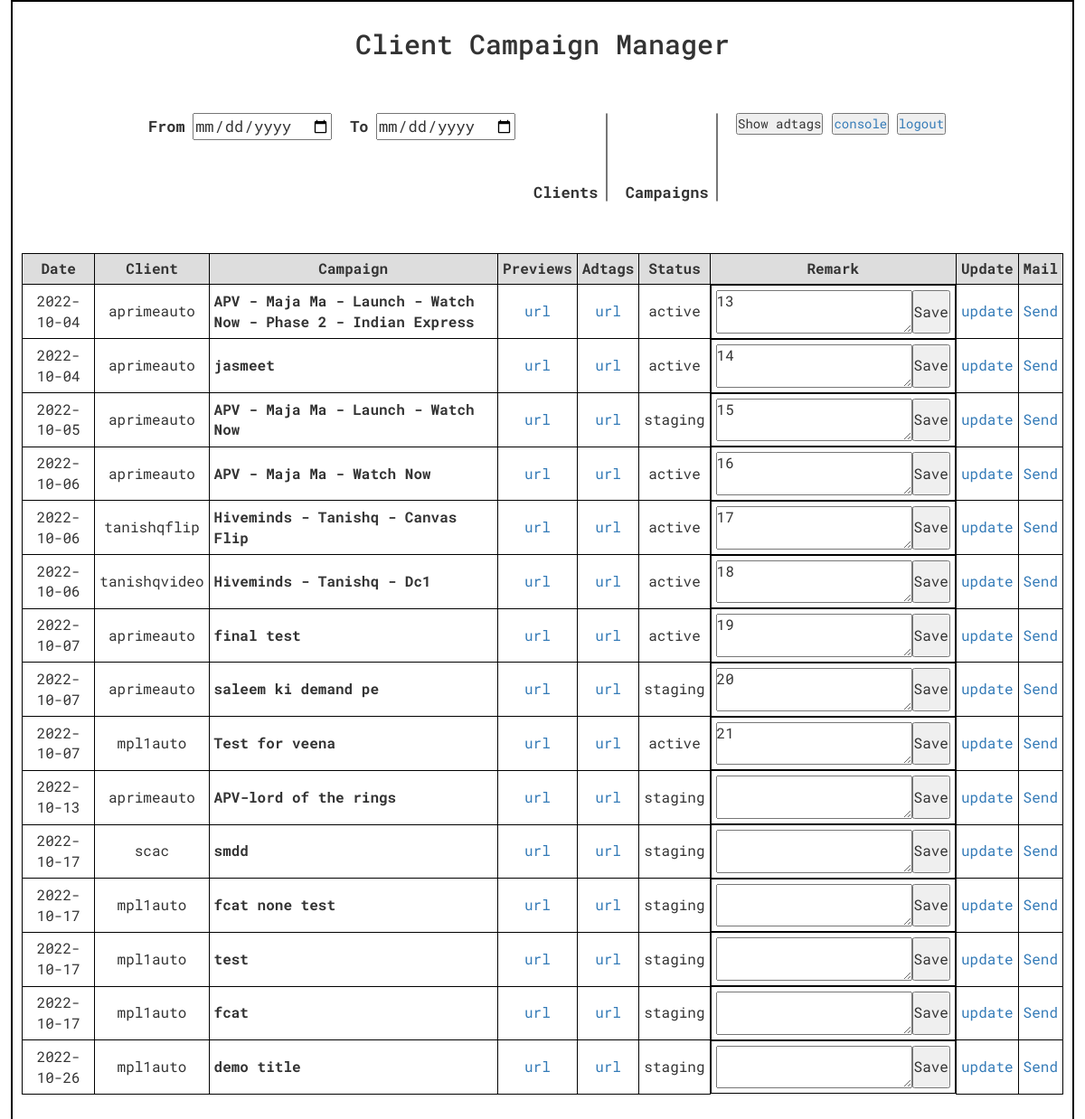
Page /adtag/index.php (signed in) on the committed database.
### tables this page shows
CREATE TABLE `adtagdata` (
  `id` int(100) NOT NULL,
  `date` date NOT NULL DEFAULT current_timestamp(),
  `create_time` time NOT NULL DEFAULT current_timestamp(),
  `developer_name` varchar(200) NOT NULL,
  `update_time` datetime NOT NULL DEFAULT current_timestamp(),
  `update_developer_name` varchar(255) NOT NULL,
  `active_time` datetime NOT NULL,
  `analytic_name` varchar(100) NOT NULL,
  `adtag_type` varchar(100) NOT NULL,
  `geo` varchar(100) NOT NULL,
  `fcat_n` varchar(8) NOT NULL,
  `campaign_name` varchar(100) NOT NULL,
  `master_client` varchar(100) NOT NULL,
  `client` varchar(100) NOT NULL,
  `fcat` varchar(100) NOT NULL,
  `publisher` varchar(100) NOT NULL,
  `dims` varchar(200) NOT NULL,
  `status` varchar(12) NOT NULL,
  `approval` varchar(3) NOT NULL DEFAULT '0',
  `client_name` varchar(200) NOT NULL,
  `client_time` datetime NOT NULL,
  `remark` varchar(1000) NOT NULL,
  `status_v` varchar(20) NOT NULL DEFAULT 'staging',
  `veena_name` varchar(100) NOT NULL,
  `veena_time` datetime NOT NULL
);

### adtag/index.php (the view, shortened to what this page needs)
<?php
include "includes/connection.php";
?>
<!DOCTYPE html>
<html lang="en">
<head>
  <?php include "includes/head.php"; ?>
</head>
<body>
  <div class="maincontainer">
    <div class="header">
      <h1>Client Campaign Manager</h1>
    </div>
    <div class="inputs">
      <?php
        if($_SESSION["role"] == 1) {
      ?>
      <form id="form">
      <?php
        } else if($_SESSION["role"] == 0) {
      ?>
      <form id="form2">
      <?php
        } else if($_SESSION["role"] == 3){
      ?>
      <form id="form4">
      <?php
        }
      ?>
        <div class="input-box">
          <label for="datefrom">From</label>
          <input type="date" name="datefrom" id="datefrom">
        </div>
        <div class="input-box">
          <label for="dateto">To</label>
          <input type="date" name="dateto" id="dateto">
        </div>
        <div class="input-box">
          <label for="clients">Clients</label>
          <select id="clients" multiple="multiple">
          </select>
        </div>
        <div class="input-box">
          <label for="campaigns">Campaigns</label>
          <select id="campaigns" multiple="multiple">
          </select>
        </div>
        <div class="input-box">
          <button name="submit">Show adtags</button>
        </div>
        <div class="btn-gp">
          <?php
            if($_SESSION["role"] == 0){
          ?>
          <button><a href="console.php">console</a></button>
          <?php } ?>
          <button><a href="logout.php">logout</a></button>
        </div>
      </form>
    </div>
    <div id="table" class="table">
      <?php if($_SESSION["role"] == 3){?>
       <table>
  <thead>
  <th style="text-align: center;">Date</th>
  <th style="text-align: center;">Client</th>
  <th style="text-align: center;">Campaign</th>
  <th style="text-align: center;">Previews</th>
  <th style="text-align: center;">Adtags</th>
  <th style="text-align: center;">Status</th>
  <th style="text-align: center;">Remark</th>
    </thead>
    <?php
      $sql = "SELECT * FROM adtagdata WHERE status_v='staging'" ;
      $result = $connectDB->query($sql);
      if ($result->num_rows > 0) {
        while($row = $result->fetch_assoc()) {
          ?><tr>
      <td style="text-align: center;"><?php echo $row['date']?></td>
        <td style="text-align: center;"><?php echo $row['client']?></td>
        <td style="font-weight: bold;"><?php echo $row['campaign_name']?></td>
        <td style="text-align: center;">
        <a target="_blank" href="./previews.php?id=<?php echo $row['id']?>">url</a>
        </td>
      <td style="text-align: center;">
        <a target="_blank" href="./adtags.php?id=<?php echo $row['id']?>">url</a>
        </td>
        <td style="text-align: center;">
        <select name="status_v" id="status_v-<?php echo $row['id']?>">
        <option value="staging">staging</option>
        <option value="active">active</option>
        </select>
        </td>
        <td style="display:flex;text-align: center; justify-content: space-evenly;">
        <textarea id="<?php echo $row['id']?>"><?php echo $row['remark']?></textarea>
        <button onClick="updateRemark(<?php echo $row['id']?>)">Save</button>
        </td>
        </tr>
        <?php }}}
        else if ($_SESSION["role"] == 0){ ?>
          <table>
    <thead>
      <th style="text-align: center;">Date</th>
      <th style="text-align: center;">Client</th>
      <th style="text-align: center;">Campaign</th>
      <th style="text-align: center;">Previews</th>
      <th style="text-align: center;">Adtags</th>
      <th style="text-align: center;">Status</th>
      <th style="text-align: center;">Remark</th>
      <th style="text-align: center;">Update</th>
      <th style="text-align: center;">Mail</th>
    </thead>
    <?php
      $sql = "SELECT * FROM adtagdata WHERE status_v='staging'" ;
      $result = $connectDB->query($sql);
      if ($result->num_rows > 0) {
        while($row = $result->fetch_assoc()) {
          ?><tr>
      <td style="text-align: center;"><?php echo $row['date']?></td>
      <td style="text-align: center;"><?php echo $row['client']?></td>
      <td style="font-weight: bold;"><?php echo $row['campaign_name']?></td>
      <td style="text-align: center;">
        <a target="_blank" href="./previews.php?id=<?php echo $row['id']?>">url</a>
      </td>
      <td style="text-align: center;">
        <a target="_blank" href="./adtags.php?id=<?php echo $row['id']?>">url</a>
      </td>
      <td style="text-align: center;"><?php echo $row['status']?></td>
      <td style="display:flex;text-align: center; justify-content: space-evenly;">
        <textarea id="<?php echo $row['id']?>"><?php echo $row['remark']?></textarea>
        <?php
           if($row['status_v']=="active") {?>
            <button disabled>Save</button><?php } else { ?>
             <button onClick="updateRemark(<?php echo $row['id']?>)">Save</button>
       <?php }?>
      </td>
      <td style="text-align: center;"><a target="_blank" href="./updateconsole.php?id=<?php echo $row['id']?>">update</a></td>
      <td style="text-align: center;"><a target="_blank" href="./mail.php?id=<?php echo $row['id']?>">Send</a></td>
    </tr>
       <?php }}}
         ?>
    </table></div>
  </div>
</body>
</html>

### adtag/css/style.css (style rules this page uses)
:root { --black: #333; --white: rgb(238, 233, 233); }
* { margin: 0; padding: 0; box-sizing: border-box; font-family: "Roboto Mono", monospace; }
html { font-size: 10px; }
body { display: flex; justify-content: center; align-items: center; min-height: 100vh; }
.maincontainer { width: 98%; min-height: 95vh; border: solid 2px black; padding: 10px; }
.maincontainer .header { display: flex; justify-content: center; align-items: center; width: 100%; margin: 0px 0px 50px 0px; }
.maincontainer .header h1 { font-size: 3rem; }
.maincontainer .inputs { width: 100%; margin: 0px 0px 50px 0px; }
.maincontainer .inputs form { display: flex; justify-content: center; width: 100%; }
.maincontainer .inputs form .input-box { margin: 0px 10px; }
.maincontainer .inputs form .input-box input, .maincontainer .inputs form .input-box label, .maincontainer .inputs form .input-box select { font-size: 1.7rem; }
.maincontainer .table { display: flex; justify-content: center; width: 100%; }
.maincontainer .table table { border-collapse: collapse; width: 100%; }
.maincontainer .table table th { background-color: #dddddd; }
.maincontainer .table table td, .maincontainer .table table th { padding: 5px; font-size: 1.6rem; border: solid 0.5px black; }

### rows in the picture
adtagdata: date "2022-10-04", client "aprimeauto", campaign_name "APV - Maja Ma - Launch - Watch Now - Phase 2 - Indian Express", status "active", id+remark "13"
adtagdata: date "2022-10-04", client "aprimeauto", campaign_name "jasmeet", status "active", id+remark "14"
adtagdata: date "2022-10-05", client "aprimeauto", campaign_name "APV - Maja Ma - Launch - Watch Now", status "staging", id+remark "15"
adtagdata: date "2022-10-06", client "aprimeauto", campaign_name "APV - Maja Ma - Watch Now", status "active", id+remark "16"
adtagdata: date "2022-10-06", client "tanishqflip", campaign_name "Hiveminds - Tanishq - Canvas Flip", status "active", id+remark "17"
adtagdata: date "2022-10-06", client "tanishqvideo", campaign_name "Hiveminds - Tanishq - Dc1", status "active", id+remark "18"
adtagdata: date "2022-10-07", client "aprimeauto", campaign_name "final test", status "active", id+remark "19"
adtagdata: date "2022-10-07", client "aprimeauto", campaign_name "saleem ki demand pe", status "staging", id+remark "20"
adtagdata: date "2022-10-07", client "mpl1auto", campaign_name "Test for veena", status "active", id+remark "21"
adtagdata: date "2022-10-13", client "aprimeauto", campaign_name "APV-lord of the rings", status "staging"
adtagdata: date "2022-10-17", client "scac", campaign_name "smdd", status "staging"
adtagdata: date "2022-10-17", client "mpl1auto", campaign_name "fcat none test", status "staging"
adtagdata: date "2022-10-17", client "mpl1auto", campaign_name "test", status "staging"
adtagdata: date "2022-10-17", client "mpl1auto", campaign_name "fcat", status "staging"
adtagdata: date "2022-10-26", client "mpl1auto", campaign_name "demo title", status "staging"
